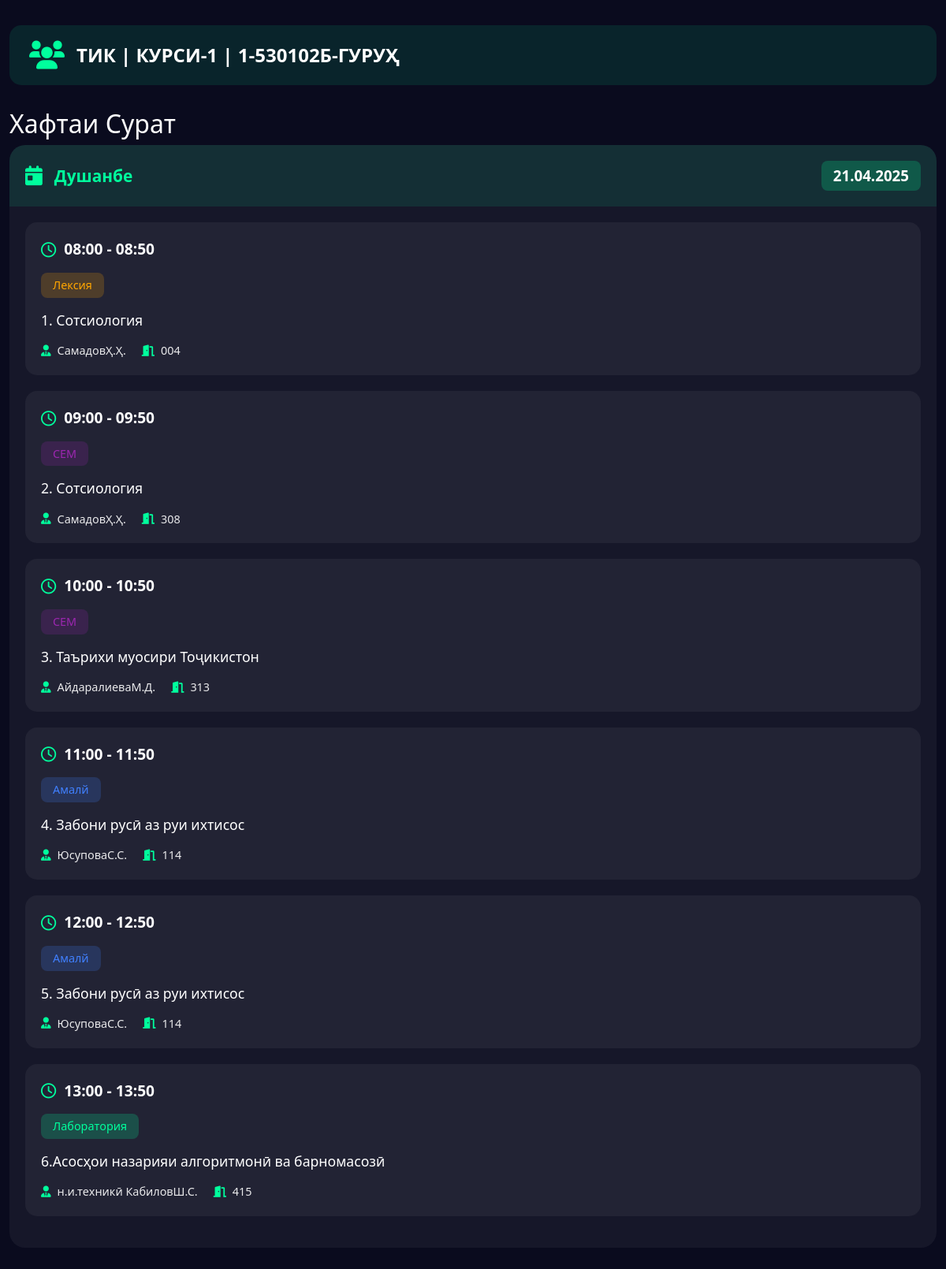
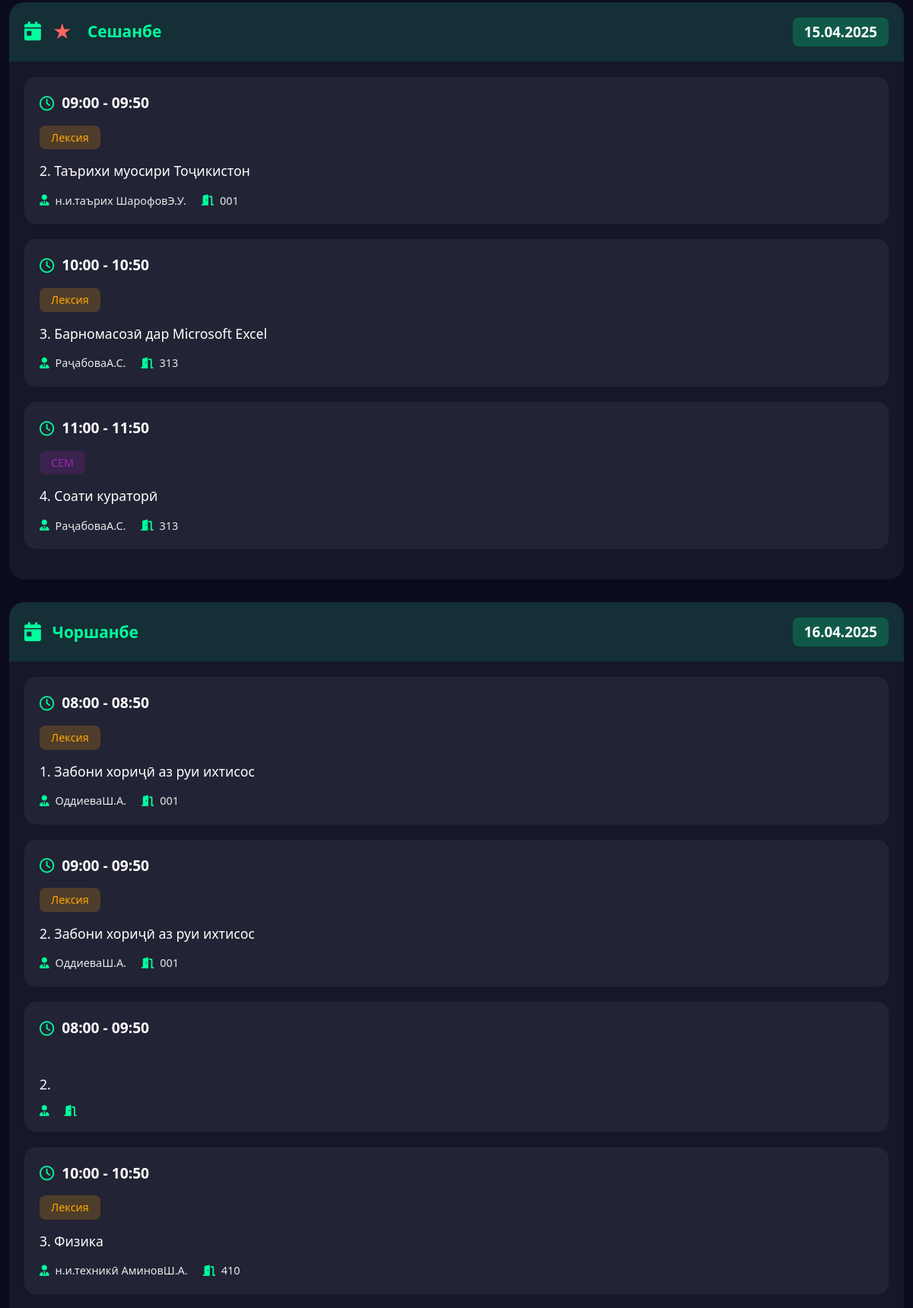
The app's page /ТИК/Курси-1/1-530102Б (upper part) with its own data (2 pictures, top to bottom).
### tables this page shows
CREATE TABLE schedules (
        id INTEGER PRIMARY KEY AUTOINCREMENT,
        faculty TEXT NOT NULL,
        course TEXT NOT NULL,
        "group" TEXT NOT NULL,
        day TEXT NOT NULL,
        lesson_time TEXT NOT NULL,
        lesson_type TEXT,
        subject TEXT NOT NULL,
        teacher TEXT NOT NULL,
        room TEXT NOT NULL,
        week_type TEXT NOT NULL CHECK (week_type IN ('Четный', 'Нечетный'))
    );

### app.py (the view)
@app.route('/<faculty>/<course>/<group>')
def show_schedule(faculty, course, group):
    day = request.args.get('day')
    conn = get_db_connection()
    lessons = conn.execute('SELECT * FROM schedules WHERE faculty=? AND course=? AND "group"=?',
                          (faculty, course, group)).fetchall()
    conn.close()
    current_week_type = get_week_type()
    week_types = ['Четный', 'Нечетный'] if current_week_type == 'Четный' else ['Нечетный', 'Четный']
    display_week_types = {week_type: display_week_type(week_type) for week_type in week_types}
    schedule = {week_type: {} for week_type in week_types}
    week_dates = get_current_week_dates()
    ordered_days = DAYS_OF_WEEK
    today = datetime.today().strftime('%d.%m.%Y')
    current_day = DAYS_OF_WEEK[datetime.today().weekday()]
    for week_type in week_types:
        for day_name in ordered_days:
            schedule[week_type][day_name] = {
                'date': week_dates[day_name],
                'weekday': DAYS_OF_WEEK.index(day_name),
                'lessons': [],
                'is_today': day_name == current_day and week_dates[day_name] == today and week_type == current_week_type
            }
    for lesson in lessons:
        day_name = lesson['day']
        week_type = lesson['week_type']
        if day_name in schedule[week_type]:
            schedule[week_type][day_name]['lessons'].append({
                'time': lesson['lesson_time'],
                'type': lesson['lesson_type'],
                'subject': lesson['subject'],
                'teacher': lesson['teacher'],
                'room': lesson['room']
            })
    return render_template('schedule.html', schedule=schedule, group=f"{faculty} | {course} | {group}-гуруҳ",
                          day=day, display_week_types=display_week_types)

### app.py (called while the page is built)
def get_db_connection():
    conn = sqlite3.connect(DB_PATH)
    conn.row_factory = sqlite3.Row
    return conn

def get_current_week_dates():
    today = datetime.now()
    week_dates = {}
    for i in range(7):
        target_date = today + timedelta(days=i)
        weekday_num = target_date.weekday()
        day_name = DAYS_OF_WEEK[weekday_num]
        week_dates[day_name] = target_date.strftime("%d.%m.%Y")
    return week_dates

def get_week_type():
    today = datetime.today()
    week_number = today.isocalendar()[1]
    return 'Четный' if week_number % 2 == 0 else 'Нечетный'

def display_week_type(week_type):
    return "Сурат" if week_type == "Четный" else "Махрач"

### templates/schedule.html (shortened to what this page needs)
<!DOCTYPE html>
<html lang="tg">
<head>
    <link href="https://cdn.jsdelivr.net/npm/bootstrap@5.3.0/dist/css/bootstrap.min.css" rel="stylesheet">
    <link href="https://cdnjs.cloudflare.com/ajax/libs/font-awesome/6.0.0/css/all.min.css" rel="stylesheet">
    <link href="{{ url_for('static', filename='css/styles.css') }}" rel="stylesheet">
</head>
<body>
    <div class="container">
        <div class="group-header">
            <i class="fas fa-users group-icon"></i>
            <span class="group-name">{{ group }}</span>
        </div>
        {% for week_type, days in schedule.items() %}
            <form name="{{ week_type }}">
                <div class="week-section">
                    <h2>Хафтаи {{ display_week_types[week_type] }}</h2>
                    {% for day_name, data in days.items() %}
                        {% if not day or day_name == day %}
                            <div class="day-card {% if data.lessons|length > 0 %}has-lessons{% else %}no-lessons{% endif %}">
                                <div class="day-header">
                                    <i class="fas fa-calendar-day"></i>
                                    {% if data.is_today %}
                                        <span class="today-marker">★</span>
                                    {% endif %}
                                    <span class="day-name">{{ day_name }}</span>
                                    <span class="day-date">{{ data.date }}</span>
                                </div>
                                <div class="lessons-container">
                                    {% if data.weekday == 6 %}
                                        <div class="no-lessons sunday">
                                            <i class="fas fa-coffee"></i>
                                            <p>Дар ин рӯз жадвали дарсӣ вуҷуд надорад!</p>
                                        </div>
                                    {% elif data.lessons|length > 0 %}
                                        {% for lesson in data.lessons %}
                                            <div class="lesson-card">
                                                <div class="lesson-time">
                                                    <i class="far fa-clock clock-icon"></i>
                                                    {{ lesson.time }}
                                                </div>
                                                <div class="lesson-type {{ lesson.type|lower }}">
                                                    {{ lesson.type }}
                                                </div>
                                                <div class="lesson-subject">
                                                    {{ lesson.subject }}
                                                </div>
                                                <div class="lesson-details">
                                                    <div class="lesson-teacher">
                                                        <i class="fas fa-user-tie"></i>
                                                        {{ lesson.teacher }}
                                                    </div>
                                                    <div class="lesson-room">
                                                        <i class="fas fa-door-open"></i>
                                                        {{ lesson.room }}
                                                    </div>
                                                </div>
                                            </div>
                                        {% endfor %}
                                    {% else %}
                                        <div class="no-lessons">
                                            <i class="fas fa-calendar-xmark"></i>
                                            <p>Дар ин рӯз жадвали дарсӣ вуҷуд надорад!</p>
                                        </div>
                                    {% endif %}
                                </div>
                            </div>
                        {% endif %}
                    {% endfor %}
                </div>
            </form>
        {% endfor %}
    </div>
</body>
</html>

### static/css/styles.css (style rules this page uses)
body { background-color: #0a0b1e; color: #ffffff; min-height: 100vh; font-family: 'Segoe UI', system-ui, -apple-system, sans-serif; }
.container { padding-top: 2rem; padding-bottom: 2rem; max-width: 1200px; }
.group-header { display: flex; align-items: center; gap: 15px; background: rgba(0, 255, 157, 0.1); padding: 20px 25px; border-radius: 15px; margin-bottom: 30px; font-size: 1.5em; font-weight: 600; }
.group-header .group-icon { color: #00ff9d; font-size: 1.5em; }
.group-header .group-name { color: #ffffff; text-transform: uppercase; }
form { margin-bottom: 40px; }
.day-card { background: rgba(255, 255, 255, 0.05); border-radius: 20px; margin-bottom: 30px; overflow: hidden; }
.day-card.has-lessons .day-header { background: rgba(0, 255, 157, 0.1); color: #00ff9d; }
.day-header { padding: 20px; display: flex; align-items: center; gap: 15px; font-size: 1.3em; font-weight: 600; }
.day-header i { font-size: 1.2em; }
.day-header .today-marker { font-size: 1.2em; margin-right: 5px; }
.day-card.has-lessons .day-header .today-marker { color: #ff6464; }
.day-header .day-name { margin-right: auto; }
.day-header .day-date { font-size: 0.9em; padding: 5px 15px; border-radius: 8px; color: #ffffff; }
.day-card.has-lessons .day-header .day-date { background: rgba(0, 255, 157, 0.2); }
.lessons-container { padding: 20px; }
.lesson-card { background: rgba(255, 255, 255, 0.05); border-radius: 15px; padding: 20px; margin-bottom: 20px; transition: transform 0.3s ease, background 0.3s ease; }
.lesson-time { font-size: 1.2em; font-weight: 600; color: #ffffff; margin-bottom: 15px; display: flex; align-items: center; gap: 10px; }
.lesson-time .clock-icon { color: #00ff9d; }
.lesson-type { display: inline-block; padding: 5px 15px; border-radius: 8px; font-size: 0.9em; margin-bottom: 15px; }
.lesson-type.лексия { background: rgba(255, 166, 0, 0.2); color: #ffa600; }
.lesson-type.лаборатория { background: rgba(0, 255, 157, 0.2); color: #00ff9d; }
.lesson-type.амалй { background: rgba(64, 128, 255, 0.2); color: #4080ff; }
.lesson-type.сем { background: rgba(156, 39, 176, 0.2); color: #9c27b0; }
.lesson-subject { font-size: 1.1em; font-weight: 500; margin-bottom: 15px; color: #ffffff; word-break: break-word; }
.lesson-details { display: flex; gap: 20px; color: rgba(255, 255, 255, 0.9); font-size: 0.9em; }
.lesson-teacher, .lesson-room { display: flex; align-items: center; gap: 8px; }
.lesson-teacher i, .lesson-room i { color: #00ff9d; }

### records on screen
schedules: time "08:00 - 08:50", type "Лексия", subject "1. Сотсиология", teacher "СамадовҲ.Ҳ.", room "004"
schedules: time "09:00 - 09:50", type "СЕМ", subject "2. Сотсиология", teacher "СамадовҲ.Ҳ.", room "308"
schedules: time "10:00 - 10:50", type "СЕМ", subject "3. Таърихи муосири Тоҷикистон", teacher "АйдаралиеваМ.Д.", room "313"
schedules: time "11:00 - 11:50", type "Амалй", subject "4. Забони русӣ аз руи ихтисос", teacher "ЮсуповаС.С.", room "114"
schedules: time "12:00 - 12:50", type "Амалй", subject "5. Забони русӣ аз руи ихтисос", teacher "ЮсуповаС.С.", room "114"
schedules: time "13:00 - 13:50", type "Лаборатория", subject "6.Асосҳои назарияи алгоритмонӣ ва барномасозӣ", teacher "н.и.техникӣ КабиловШ.С.", room "415"
schedules: time "09:00 - 09:50", type "Лексия", subject "2. Таърихи муосири Тоҷикистон", teacher "н.и.таърих ШарофовЭ.У.", room "001"
schedules: time "10:00 - 10:50", type "Лексия", subject "3. Барномасозӣ дар Microsoft Excel", teacher "РаҷабоваА.С.", room "313"
schedules: time "11:00 - 11:50", type "СЕМ", subject "4. Соати кураторӣ", teacher "РаҷабоваА.С.", room "313"
schedules: time "08:00 - 08:50", type "Лексия", subject "1. Забони хориҷӣ аз руи ихтисос", teacher "ОддиеваШ.А.", room "001"
schedules: time "09:00 - 09:50", type "Лексия", subject "2. Забони хориҷӣ аз руи ихтисос", teacher "ОддиеваШ.А.", room "001"
schedules: time "08:00 - 09:50", subject "2."
schedules: time "10:00 - 10:50", type "Лексия", subject "3. Физика", teacher "н.и.техникӣ АминовШ.А.", room "410"

### other values on screen
{{ group }} "ТИК | КУРСИ-1 | 1-530102Б-ГУРУҲ"
{{ display_week_types[week_type] }} "Сурат"
{{ day_name }} "Душанбе" "Сешанбе" "Чоршанбе"
{{ data.date }} "21.04.2025" "15.04.2025" "16.04.2025"
